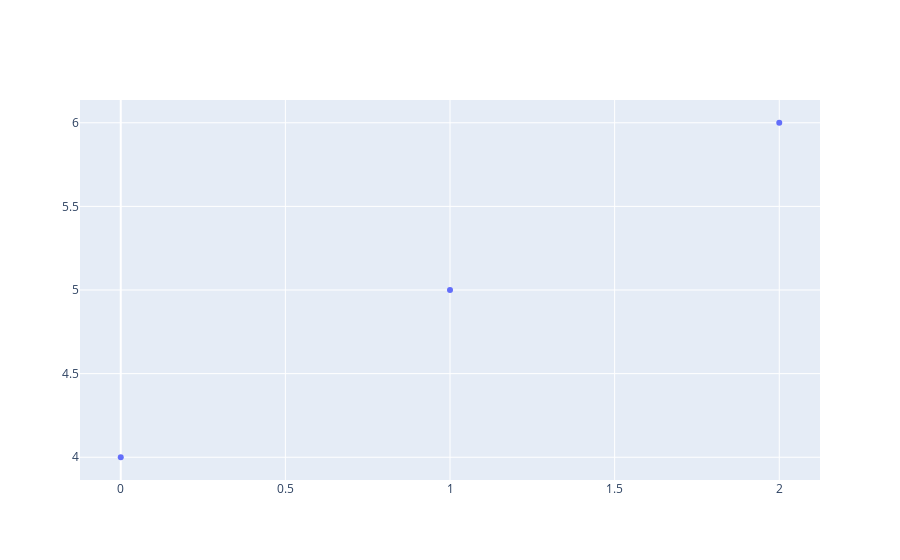

Notebook source saved alongside this figure:
### Markdown cell above
And then we can add a scatter plot to this figure, here with the values 4, 5, and 6.

### Code cell
scatter = go.Scatter(y = [4, 5, 6], mode = 'markers')
fig = go.Figure(data = scatter)
fig

### Figure 1 — Plotly figure (JSON) as saved in the notebook; plotly's stock layout.template omitted (floating-point values rounded to 4 significant figures)
{"data": [{"mode": "markers", "type": "scatter", "y": [4, 5, 6]}], "layout": {"autosize": true, "xaxis": {"autorange": true, "range": [-0.1243, 2.124]}, "yaxis": {"autorange": true, "range": [3.854, 6.146], "type": "linear"}}}
